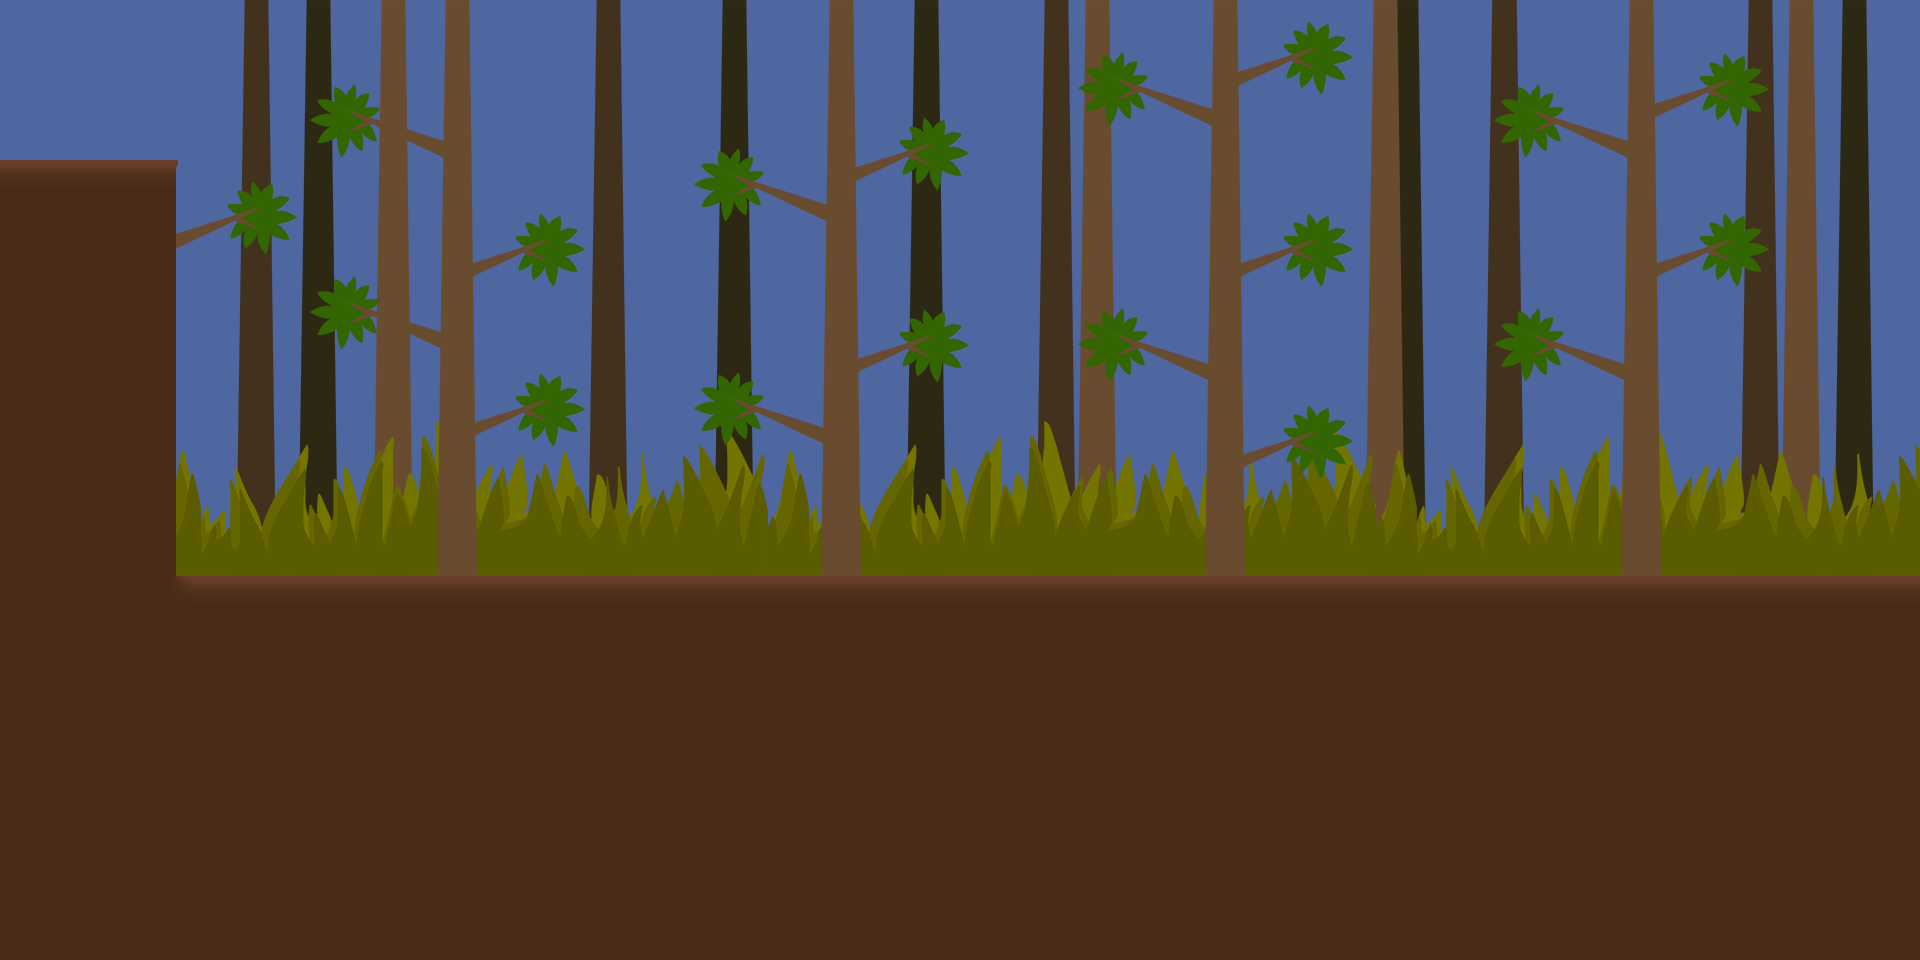

This is a level from a 2D game, rendered from its Tiled map with the project's own tilesets. A one-line summary and the map file follow, with tile-layer data summarised:
An orthogonal 60x30 tile map with 32x32 px tiles, 9 tile layers (sky, back tree, middle tree, sub top tree, ...) and 95 objects.

<map version="1.0" orientation="orthogonal" width="60" height="30" tilewidth="32" tileheight="32">
 <tileset firstgid="1" name="tree_896x576" tilewidth="32" tileheight="32">
  <image source="gfx/tree_896x576.png" trans="ff00ff" width="896" height="576" />
 </tileset>
 <layer name="sky" width="60" height="30">
  <data>[1800 cells, 1800 non-empty, 1 distinct tile ids]</data>
 </layer>
 <layer name="back tree" width="60" height="30">
  <data>[1800 cells, 1800 non-empty, 37 distinct tile ids]</data>
 </layer>
 <layer name="middle tree" width="60" height="30">
  <data>[1800 cells, 1800 non-empty, 37 distinct tile ids]</data>
 </layer>
 <layer name="sub top tree" width="60" height="30">
  <data>[1800 cells, 1800 non-empty, 37 distinct tile ids]</data>
 </layer>
 <layer name="bush" width="60" height="30">
  <data>[1800 cells, 1800 non-empty, 96 distinct tile ids]</data>
 </layer>
 <layer name="branch left" width="60" height="30">
  <data>[1800 cells, 1800 non-empty, 16 distinct tile ids]</data>
 </layer>
 <layer name="branch right" width="60" height="30">
  <data>[1800 cells, 1800 non-empty, 16 distinct tile ids]</data>
 </layer>
 <layer name="top tree" width="60" height="30">
  <data>[1800 cells, 1800 non-empty, 37 distinct tile ids]</data>
 </layer>
 <layer name="ground" width="60" height="30">
  <data>[1800 cells, 1800 non-empty, 7 distinct tile ids]</data>
 </layer>
 <objectgroup name="Ground" width="60" height="30">
 <properties>
   <property name="ground" value="true" />
  </properties>
  <object x="3" y="165" width="171" height="796" />
  <object x="176" y="583" width="1731" height="387" />
  <object x="448" y="1" width="17" height="455" />
  <object x="831" y="1" width="20" height="451" />
  <object x="1216" y="1" width="18" height="456" />
  <object x="176" y="233" width="11" height="9" />
  <object x="193" y="229" width="9" height="7" />
  <object x="210" y="223" width="7" height="5" />
  <object x="224" y="219" width="4" height="3" />
  <object x="236" y="215" width="3" height="3" />
  <object x="373" y="120" width="4" height="4" />
  <object x="388" y="125" width="6" height="6" />
  <object x="404" y="131" width="7" height="6" />
  <object x="420" y="137" width="9" height="8" />
  <object x="437" y="141" width="10" height="14" />
  <object x="369" y="310" width="4" height="4" />
  <object x="379" y="314" width="6" height="6" />
  <object x="396" y="320" width="7" height="6" />
  <object x="412" y="326" width="9" height="10" />
  <object x="430" y="332" width="18" height="14" />
  <object x="468" y="264" width="9" height="10" />
  <object x="485" y="260" width="7" height="6" />
  <object x="500" y="255" width="5" height="5" />
  <object x="513" y="250" width="5" height="5" />
  <object x="526" y="246" width="4" height="4" />
  <object x="468" y="422" width="12" height="10" />
  <object x="488" y="418" width="7" height="6" />
  <object x="501" y="414" width="7" height="5" />
  <object x="515" y="410" width="4" height="4" />
  <object x="526" y="407" width="3" height="3" />
  <object x="754" y="183" width="5" height="4" />
  <object x="764" y="187" width="5" height="6" />
  <object x="776" y="192" width="9" height="7" />
  <object x="795" y="198" width="10" height="8" />
  <object x="815" y="205" width="15" height="13" />
  <object x="853" y="168" width="12" height="8" />
  <object x="870" y="164" width="9" height="5" />
  <object x="882" y="160" width="7" height="4" />
  <object x="894" y="156" width="5" height="4" />
  <object x="904" y="152" width="6" height="4" />
  <object x="752" y="408" width="6" height="4" />
  <object x="765" y="411" width="6" height="5" />
  <object x="776" y="416" width="7" height="6" />
  <object x="788" y="421" width="11" height="8" />
  <object x="806" y="426" width="25" height="11" />
  <object x="852" y="359" width="15" height="8" />
  <object x="871" y="355" width="7" height="6" />
  <object x="883" y="351" width="6" height="4" />
  <object x="895" y="347" width="7" height="4" />
  <object x="906" y="344" width="5" height="4" />
  <object x="1140" y="345" width="6" height="3" />
  <object x="1153" y="348" width="6" height="5" />
  <object x="1168" y="354" width="10" height="7" />
  <object x="1184" y="361" width="12" height="8" />
  <object x="1202" y="364" width="15" height="12" />
  <object x="1237" y="453" width="17" height="9" />
  <object x="1260" y="449" width="7" height="5" />
  <object x="1271" y="445" width="7" height="6" />
  <object x="1284" y="442" width="6" height="4" />
  <object x="1293" y="439" width="6" height="4" />
  <object x="1236" y="263" width="15" height="10" />
  <object x="1254" y="259" width="10" height="6" />
  <object x="1267" y="255" width="8" height="6" />
  <object x="1280" y="250" width="7" height="4" />
  <object x="1293" y="247" width="5" height="3" />
  <object x="1140" y="88" width="6" height="5" />
  <object x="1152" y="92" width="7" height="5" />
  <object x="1166" y="97" width="9" height="6" />
  <object x="1182" y="102" width="10" height="9" />
  <object x="1198" y="108" width="19" height="14" />
  <object x="1235" y="72" width="14" height="8" />
  <object x="1249" y="69" width="10" height="5" />
  <object x="1261" y="66" width="8" height="4" />
  <object x="1271" y="62" width="8" height="4" />
  <object x="1282" y="59" width="5" height="4" />
  <object x="1290" y="56" width="7" height="4" />
  <object x="1631" y="2" width="20" height="391" />
  <object x="1552" y="119" width="7" height="6" />
  <object x="1568" y="125" width="11" height="7" />
  <object x="1591" y="133" width="14" height="9" />
  <object x="1612" y="142" width="21" height="10" />
  <object x="1656" y="104" width="12" height="7" />
  <object x="1670" y="99" width="12" height="6" />
  <object x="1683" y="95" width="9" height="4" />
  <object x="1696" y="91" width="7" height="3" />
  <object x="1706" y="88" width="8" height="4" />
  <object x="1654" y="264" width="11" height="7" />
  <object x="1669" y="260" width="9" height="5" />
  <object x="1682" y="256" width="9" height="5" />
  <object x="1694" y="253" width="6" height="4" />
  <object x="1706" y="248" width="7" height="5" />
  <object x="1551" y="343" width="10" height="5" />
  <object x="1565" y="349" width="14" height="7" />
  <object x="1583" y="356" width="14" height="8" />
  <object x="1601" y="360" width="31" height="12" />
 </objectgroup>
</map>